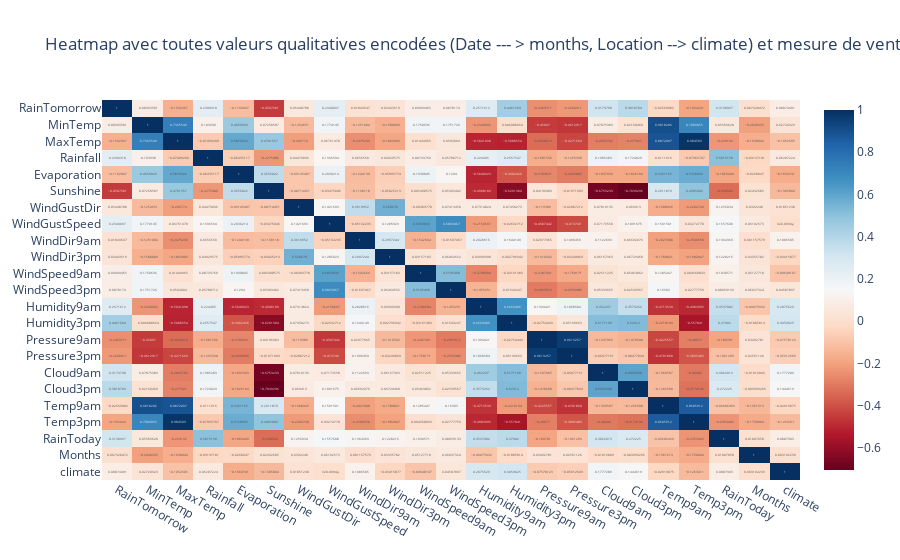

Source (notebook cell):
### Code cell
fig_all_include = px.imshow(df_all_include.corr(), text_auto = True, aspect = 'auto', color_continuous_scale='RdBu',
                    title = 'Heatmap avec toutes valeurs qualitatives encodées (Date --- > months, Location --> climate) et mesure de vent')
fig_all_include.show()

### Figure 1 — Plotly figure (JSON) as saved in the notebook; plotly's stock layout.template omitted (floating-point values rounded to 4 significant figures; data arrays with more than 128 entries replaced by an {"elided": "..."} marker saying what was removed)
{"data": [{"coloraxis": "coloraxis", "hovertemplate": "x: %{x}<br>y: %{y}<br>color: %{z}<extra></extra>", "name": "0", "texttemplate": "%{z}", "type": "heatmap", "x": ["RainTomorrow", "MinTemp", "MaxTemp", "Rainfall", "Evaporation", "Sunshine", "WindGustDir", "WindGustSpeed", "WindDir9am", "WindDir3pm", "WindSpeed9am", "WindSpeed3pm", "Humidity9am", "Humidity3pm", "Pressure9am", "Pressure3pm", "Cloud9am", "Cloud3pm", "Temp9am", "Temp3pm", "RainToday", "Months", "climate"], "xaxis": "x", "y": ["RainTomorrow", "MinTemp", "MaxTemp", "Rainfall", "Evaporation", "Sunshine", "WindGustDir", "WindGustSpeed", "WindDir9am", "WindDir3pm", "WindSpeed9am", "WindSpeed3pm", "Humidity9am", "Humidity3pm", "Pressure9am", "Pressure3pm", "Cloud9am", "Cloud3pm", "Temp9am", "Temp3pm", "RainToday", "Months", "climate"], "yaxis": "y", "z": {"elided": "23x23 float values"}}], "layout": {"coloraxis": {"colorscale": [[0, "rgb(103,0,31)"], [0.1, "rgb(178,24,43)"], [0.2, "rgb(214,96,77)"], [0.3, "rgb(244,165,130)"], [0.4, "rgb(253,219,199)"], [0.5, "rgb(247,247,247)"], [0.6, "rgb(209,229,240)"], [0.7, "rgb(146,197,222)"], [0.8, "rgb(67,147,195)"], [0.9, "rgb(33,102,172)"], [1, "rgb(5,48,97)"]]}, "title": {"text": "Heatmap avec toutes valeurs qualitatives encodées (Date --- > months, Location --> climate) et mesure de vent"}, "xaxis": {"anchor": "y", "domain": [0, 1]}, "yaxis": {"anchor": "x", "autorange": "reversed", "domain": [0, 1]}}}
